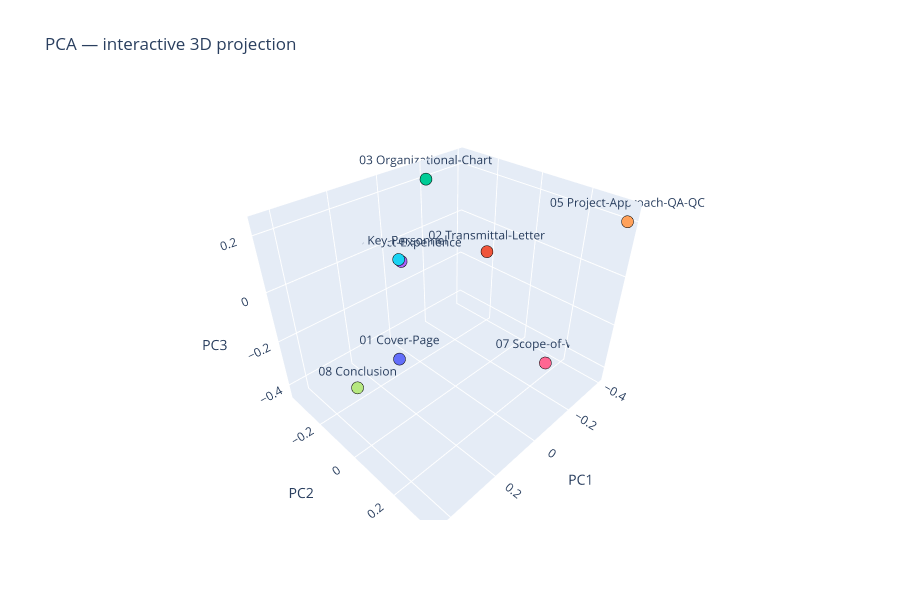

Here is the notebook cell this chart was saved with:
### Code cell
import plotly.express as px

pca3 = PCA(n_components=3).fit_transform(X)
pca3_df = pd.DataFrame(pca3, columns=["PC1", "PC2", "PC3"])
pca3_df["label"] = labels

fig = px.scatter_3d(
    pca3_df,
    x="PC1",
    y="PC2",
    z="PC3",
    text="label",
    color="label",
    title="PCA — interactive 3D projection",
)
fig.update_traces(marker=dict(size=7, line=dict(width=1, color="black")))
fig.update_layout(height=600, showlegend=False)
fig.show()

### Figure 1 — Plotly figure (JSON) as saved in the notebook; plotly's stock layout.template omitted (floating-point values rounded to 4 significant figures)
{"data": [{"hovertemplate": "label=%{text}<br>PC1=%{x}<br>PC2=%{y}<br>PC3=%{z}<extra></extra>", "legendgroup": "01 Cover-Page", "marker": {"color": "#636efa", "line": {"color": "black", "width": 1}, "size": 7, "symbol": "circle"}, "mode": "markers+text", "name": "01 Cover-Page", "scene": "scene", "showlegend": true, "text": ["01 Cover-Page"], "type": "scatter3d", "x": [0.4005], "y": [0.1875], "z": [0.03069]}, {"hovertemplate": "label=%{text}<br>PC1=%{x}<br>PC2=%{y}<br>PC3=%{z}<extra></extra>", "legendgroup": "02 Transmittal-Letter", "marker": {"color": "#EF553B", "line": {"color": "black", "width": 1}, "size": 7, "symbol": "circle"}, "mode": "markers+text", "name": "02 Transmittal-Letter", "scene": "scene", "showlegend": true, "text": ["02 Transmittal-Letter"], "type": "scatter3d", "x": [0.1074], "y": [0.2148], "z": [0.2397]}, {"hovertemplate": "label=%{text}<br>PC1=%{x}<br>PC2=%{y}<br>PC3=%{z}<extra></extra>", "legendgroup": "03 Organizational-Chart", "marker": {"color": "#00cc96", "line": {"color": "black", "width": 1}, "size": 7, "symbol": "circle"}, "mode": "markers+text", "name": "03 Organizational-Chart", "scene": "scene", "showlegend": true, "text": ["03 Organizational-Chart"], "type": "scatter3d", "x": [-0.2068], "y": [-0.3624], "z": [0.1979]}, {"hovertemplate": "label=%{text}<br>PC1=%{x}<br>PC2=%{y}<br>PC3=%{z}<extra></extra>", "legendgroup": "04 Project-Experience", "marker": {"color": "#ab63fa", "line": {"color": "black", "width": 1}, "size": 7, "symbol": "circle"}, "mode": "markers+text", "name": "04 Project-Experience", "scene": "scene", "showlegend": true, "text": ["04 Project-Experience"], "type": "scatter3d", "x": [-0.03607], "y": [-0.3257], "z": [-0.06648]}, {"hovertemplate": "label=%{text}<br>PC1=%{x}<br>PC2=%{y}<br>PC3=%{z}<extra></extra>", "legendgroup": "05 Project-Approach-QA-QC", "marker": {"color": "#FFA15A", "line": {"color": "black", "width": 1}, "size": 7, "symbol": "circle"}, "mode": "markers+text", "name": "05 Project-Approach-QA-QC", "scene": "scene", "showlegend": true, "text": ["05 Project-Approach-QA-QC"], "type": "scatter3d", "x": [-0.3964], "y": [0.3497], "z": [0.2017]}, {"hovertemplate": "label=%{text}<br>PC1=%{x}<br>PC2=%{y}<br>PC3=%{z}<extra></extra>", "legendgroup": "06 Key-Personnel", "marker": {"color": "#19d3f3", "line": {"color": "black", "width": 1}, "size": 7, "symbol": "circle"}, "mode": "markers+text", "name": "06 Key-Personnel", "scene": "scene", "showlegend": true, "text": ["06 Key-Personnel"], "type": "scatter3d", "x": [0.01707], "y": [-0.2725], "z": [-0.01544]}, {"hovertemplate": "label=%{text}<br>PC1=%{x}<br>PC2=%{y}<br>PC3=%{z}<extra></extra>", "legendgroup": "07 Scope-of-Work", "marker": {"color": "#FF6692", "line": {"color": "black", "width": 1}, "size": 7, "symbol": "circle"}, "mode": "markers+text", "name": "07 Scope-of-Work", "scene": "scene", "showlegend": true, "text": ["07 Scope-of-Work"], "type": "scatter3d", "x": [-0.3283], "y": [0.1737], "z": [-0.4424]}, {"hovertemplate": "label=%{text}<br>PC1=%{x}<br>PC2=%{y}<br>PC3=%{z}<extra></extra>", "legendgroup": "08 Conclusion", "marker": {"color": "#B6E880", "line": {"color": "black", "width": 1}, "size": 7, "symbol": "circle"}, "mode": "markers+text", "name": "08 Conclusion", "scene": "scene", "showlegend": true, "text": ["08 Conclusion"], "type": "scatter3d", "x": [0.4426], "y": [0.03492], "z": [-0.1457]}], "layout": {"height": 600, "legend": {"title": {"text": "label"}, "tracegroupgap": 0}, "scene": {"domain": {"x": [0, 1], "y": [0, 1]}, "xaxis": {"title": {"text": "PC1"}}, "yaxis": {"title": {"text": "PC2"}}, "zaxis": {"title": {"text": "PC3"}}}, "showlegend": false, "title": {"text": "PCA — interactive 3D projection"}}}
